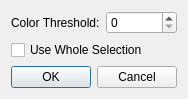
<ui version="4.0" >
 <class>PaintBucketOptionsDialog</class>
 <widget class="QDialog" name="PaintBucketOptionsDialog" >
  <property name="geometry" >
   <rect>
    <x>0</x>
    <y>0</y>
    <width>178</width>
    <height>99</height>
   </rect>
  </property>
  <property name="windowTitle" >
   <string>Dialog</string>
  </property>
  <layout class="QVBoxLayout" >
   <item>
    <layout class="QHBoxLayout" >
     <item>
      <widget class="QLabel" name="label" >
       <property name="text" >
        <string>Color Threshold:</string>
       </property>
      </widget>
     </item>
     <item>
      <widget class="QSpinBox" name="color_threshold_box" >
       <property name="maximum" >
        <number>254</number>
       </property>
      </widget>
     </item>
    </layout>
   </item>
   <item>
    <widget class="QCheckBox" name="whole_selection_check" >
     <property name="text" >
      <string>Use Whole Selection</string>
     </property>
    </widget>
   </item>
   <item>
    <widget class="QDialogButtonBox" name="buttonBox" >
     <property name="orientation" >
      <enum>Qt::Horizontal</enum>
     </property>
     <property name="standardButtons" >
      <set>QDialogButtonBox::Cancel|QDialogButtonBox::NoButton|QDialogButtonBox::Ok</set>
     </property>
    </widget>
   </item>
  </layout>
 </widget>
 <resources/>
 <connections>
  <connection>
   <sender>buttonBox</sender>
   <signal>accepted()</signal>
   <receiver>PaintBucketOptionsDialog</receiver>
   <slot>accept()</slot>
   <hints>
    <hint type="sourcelabel" >
     <x>248</x>
     <y>254</y>
    </hint>
    <hint type="destinationlabel" >
     <x>157</x>
     <y>274</y>
    </hint>
   </hints>
  </connection>
  <connection>
   <sender>buttonBox</sender>
   <signal>rejected()</signal>
   <receiver>PaintBucketOptionsDialog</receiver>
   <slot>reject()</slot>
   <hints>
    <hint type="sourcelabel" >
     <x>316</x>
     <y>260</y>
    </hint>
    <hint type="destinationlabel" >
     <x>286</x>
     <y>274</y>
    </hint>
   </hints>
  </connection>
 </connections>
</ui>
